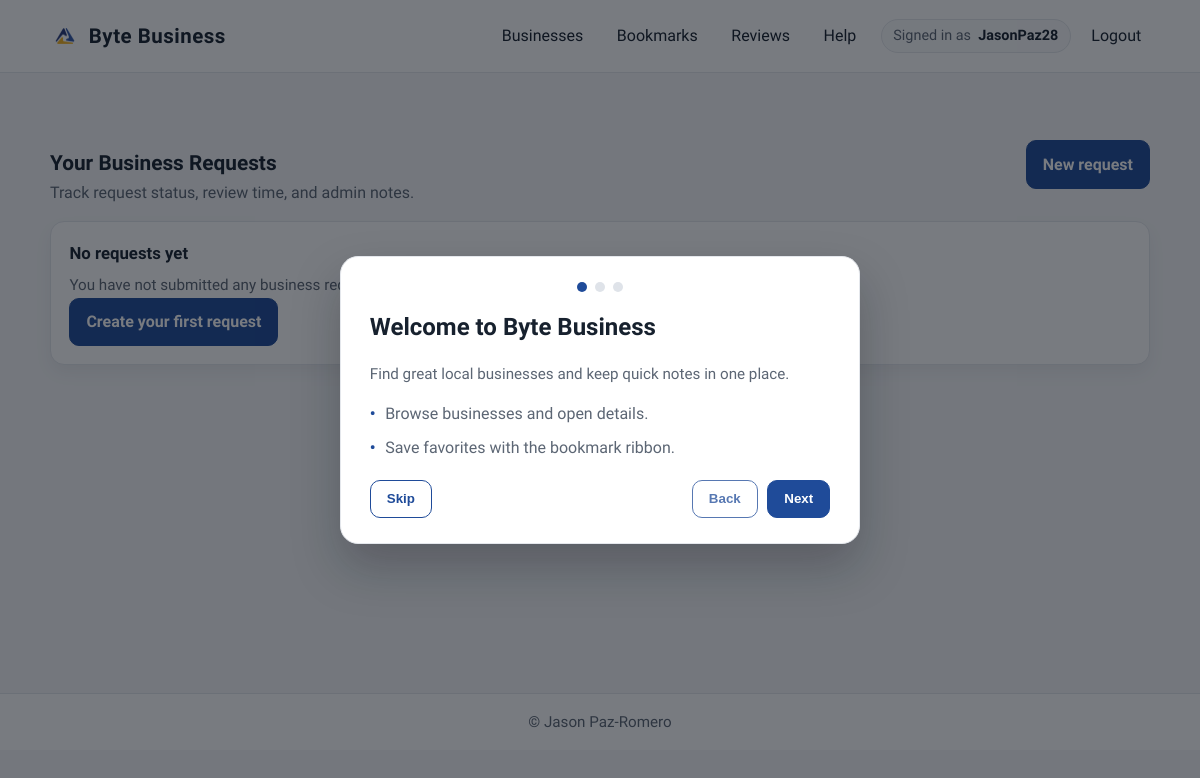
Before: /business-requests (signed in) with the older database file.
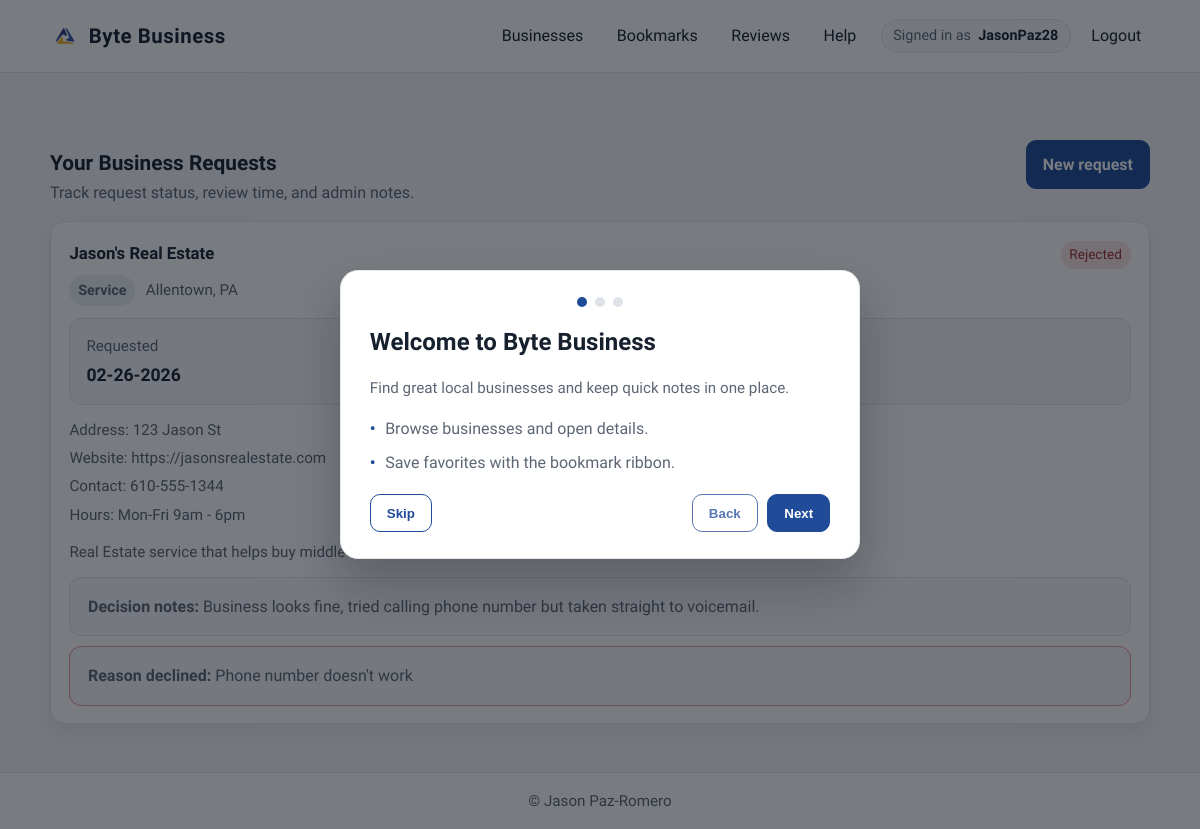
After: the same page with the newer database file.
### app/models.py (models this page shows)
class User(db.Model, UserMixin):
    id = db.Column(db.Integer, primary_key=True)
    username = db.Column(db.String(150), unique=True, nullable=False)
    email = db.Column(db.String(150), unique=True, nullable=False)
    password = db.Column(db.String(256), nullable=False)
    created_at = db.Column(db.DateTime, default=datetime.utcnow)
    is_verified = db.Column(db.Boolean, default=False)
    verified_at = db.Column(db.DateTime, default=None)
    last_verification_email_sent_at = db.Column(db.DateTime, default=None)
    is_admin = db.Column(db.Boolean, default=False)
    bookmarks = db.relationship("BookMark", back_populates="user", cascade="all, delete-orphan")
    reviews = db.relationship("Review", back_populates="user", cascade="all, delete-orphan")
    redeemed_deals = db.relationship("RedeemDeal", back_populates="user", cascade="all, delete-orphan")
    business_requests = db.relationship("BusinessRequest", back_populates="user", cascade="all, delete-orphan")

class BusinessRequest(db.Model):
    id = db.Column(db.Integer, primary_key=True)
    user_id = db.Column(db.Integer, db.ForeignKey('user.id'), nullable=False)
    business_name = db.Column(db.String(200), nullable=False)
    location = db.Column(db.String(200), nullable=False)
    address = db.Column(db.String(300), nullable=False)
    category = db.Column(db.String(100), nullable=False)
    description = db.Column(db.Text, nullable=True)
    created_at = db.Column(db.DateTime, default=datetime.utcnow)
    website = db.Column(db.String(300), nullable=True)
    contact = db.Column(db.String(50), nullable=True)
    hours = db.Column(db.String(200), nullable=True)
    is_active = db.Column(db.Boolean, default=True)
    decision_notes = db.Column(db.Text, nullable=True)
    reviewed_at = db.Column(db.DateTime, default=None)
    reason_declined = db.Column(db.Text, nullable=True)
    user = db.relationship("User", back_populates="business_requests")

### app/routes.py (the view)
@main_bp.route("/business-requests", methods=["GET"])
@login_required
def user_business_requests():
    requests = BusinessRequest.query.filter_by(user_id=current_user.id).order_by(BusinessRequest.created_at.desc()).all()
    return render_template("user_business_requests.html", requests=requests)

### app/auth_routes.py (called while the page is built)
@login_manager.user_loader
def load_user(user_id):
    return User.query.get(int(user_id))

### app/templates/user_business_requests.html (shortened to what this page needs)
{% extends "base.html" %}
{% block content %}
<div class="container">
  <section class="section">
    <div class="section-header">
      <div>
        <h2>Your Business Requests</h2>
        <p>Track request status, review time, and admin notes.</p>
      </div>
      <a class="button" href="{{ url_for('main.create_business_request') }}">New request</a>
    </div>
    {% if requests and requests|length > 0 %}
      <div class="card-grid">
        {% for req in requests %}
          {% set requested_on = req.created_at.strftime('%m-%d-%Y') if req.created_at else '—' %}
          {% set reviewed_on = req.reviewed_at.strftime('%m-%d-%Y') if req.reviewed_at else 'Not reviewed yet' %}
          {% set is_reviewed = (not req.is_active) and req.reviewed_at %}
          {% set is_rejected = is_reviewed and req.reason_declined %}
          {% set status_label = 'Pending' if req.is_active else ('Rejected' if is_rejected else 'Approved') %}
          {% set status_style = 'background:#eef1f5;color:#5c6674;' if req.is_active else ('background:#fbe7e7;color:#9c2f2f;' if is_rejected else 'background:#e8f6eb;color:#2f7a40;') %}
          <article class="card">
            <div class="row" style="align-items: baseline;">
              <h3 style="margin: 0;">{{ req.business_name }}</h3>
              <span class="pill" style="{{ status_style }}">{{ status_label }}</span>
            </div>
            <div class="business-meta" style="margin-top: 0.35rem;">
              <span class="badge">{{ req.category }}</span>
              <span>{{ req.location }}</span>
            </div>
            <div class="info-grid" style="margin-top: 0.8rem;">
              <div class="stat">
                <span class="muted">Requested</span>
                <strong>{{ requested_on }}</strong>
              </div>
              <div class="stat">
                <span class="muted">Reviewed</span>
                <strong>{{ reviewed_on }}</strong>
              </div>
            </div>
            <p class="muted" style="margin: 0.8rem 0 0;">Address: {{ req.address }}</p>
            {% if req.website %}
              <p class="muted" style="margin: 0.25rem 0 0;">Website: {{ req.website }}</p>
            {% endif %}
            {% if req.contact %}
              <p class="muted" style="margin: 0.25rem 0 0;">Contact: {{ req.contact }}</p>
            {% endif %}
            {% if req.hours %}
              <p class="muted" style="margin: 0.25rem 0 0;">Hours: {{ req.hours }}</p>
            {% endif %}
            {% if req.description %}
              <p class="muted" style="margin: 0.8rem 0 0;">{{ req.description }}</p>
            {% endif %}
            {% if req.decision_notes %}
              <div class="note" style="margin-top: 0.8rem;">
                <strong>Decision notes:</strong> {{ req.decision_notes }}
              </div>
            {% endif %}
            {% if is_rejected and req.reason_declined %}
              <div class="note" style="margin-top: 0.6rem; border-color:#e79a9a;">
                <strong>Reason declined:</strong> {{ req.reason_declined }}
              </div>
            {% elif req.is_active %}
              <p class="muted" style="margin: 0.8rem 0 0;">Your request is still under review.</p>
            {% endif %}
          </article>
        {% endfor %}
      </div>
    {% else %}
      <div class="card">
        <h3 style="margin-top: 0;">No requests yet</h3>
        <p class="muted">You have not submitted any business requests yet.</p>
        <a class="button" href="{{ url_for('main.create_business_request') }}">Create your first request</a>
      </div>
    {% endif %}
  </section>
</div>
{% endblock %}

### app/templates/base.html (shortened to what this page needs)
<!doctype html>
<html lang="en">
<head>
  <link rel="stylesheet" href="{{ url_for('static', filename='styles.css') }}">
</head>
<body>
  <header class="site-header">
    <div class="container header-inner">
      <div class="brand">
        <img class="brand-logo" src="{{ url_for('static', filename='FBLA-Symbol.png') }}" alt="FBLA logo">
        <span>Byte Business</span>
      </div>
      <nav class="nav-links">
        {% if current_user.is_authenticated %}
        <a href="/businesses">Businesses</a>
        <a href="{{ url_for('bookmarks.view_bookmarks') }}">Bookmarks</a>
        <a href="{{ url_for('main.reviews') }}">Reviews</a>
        <a href="{{ url_for('main.help') }}">Help</a>
        <div class="nav-right">
          <span class="nav-user">
            <span class="nav-user-label">Signed in as</span>
            <span class="nav-user-name">{{ current_user.username }}</span>
          </span>
          <a href="{{ url_for('auth.logout') }}">Logout</a>
        </div>
        {% else %}
        <a href="{{ url_for('main.home') }}">Home</a>
        <a href="/businesses">Businesses</a>
        <a href="{{ url_for('auth.login') }}">Login</a>
        <a class="button subtle" href="{{ url_for('auth.register') }}">Register</a>
        {% endif %}
      </nav>
    </div>
  </header>
  <main class="page">
    {% block content %}{% endblock %}
  </main>
  <div class="onboarding" data-onboarding hidden>
    <div class="onboarding-card" role="dialog" aria-modal="true" aria-labelledby="onboarding-title">
      <div class="onboarding-progress" aria-hidden="true">
        <span class="onboarding-dot is-active" data-dot></span>
        <span class="onboarding-dot" data-dot></span>
        <span class="onboarding-dot" data-dot></span>
      </div>
      <div class="onboarding-slide is-active" data-slide="0">
        <h2 id="onboarding-title">Welcome to Byte Business</h2>
        <p class="muted">Find great local businesses and keep quick notes in one place.</p>
        <ul class="list">
          <li>Browse businesses and open details.</li>
          <li>Save favorites with the bookmark ribbon.</li>
        </ul>
      </div>
      <div class="onboarding-actions">
        <button class="button subtle" type="button" data-skip>Skip</button>
        <div class="onboarding-nav">
          <button class="button subtle" type="button" data-back disabled>Back</button>
          <button class="button" type="button" data-next>Next</button>
        </div>
      </div>
    </div>
  </div>
  <footer class="site-footer">
    <div class="container footer-inner">
      <span>&copy; Jason Paz-Romero</span>
    </div>
  </footer>
</body>
</html>

Changed rows visible on the page:
added BusinessRequest: business_name "Jason's Real Estate", status_label "Rejected", category "Service", location "Allentown, PA", requested_on "02-26-2026", address "123 Jason St", website "https://jasonsrealestate.com", contact "610-555-1344", hours "Mon-Fri 9am - 6pm", description "Real Estate service that helps buy middle-class homes.", decision_notes "Business looks fine, tried calling phone number but taken straight to voicemail.", reason_declined "Phone number doesn't work"
Other visible differences:
text no longer shown: "No requests yet You have not submitted any business requests yet. Create your first request"
